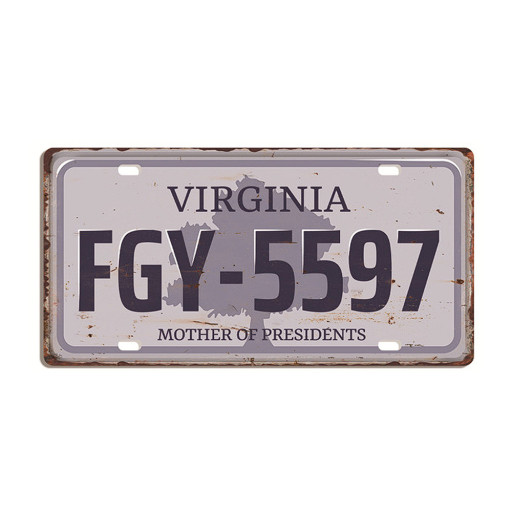
#> input picture img.png, 512 x 512 px
$ python main.py
#> lines starting #> are read from the running program, lines starting #| are printed output that depends on the picture
import cv2
import numpy as np
import pytesseract

# 이미지 업로드
src = cv2.imread('img.png')
#> src is the input picture: shape (512, 512, 3); mean B, G, R 216.7, 214.8, 219.3

# 이미지 사이즈 조정
scale_percent = 50  # adjust the scale factor as needed
width = int(src.shape[1] * scale_percent / 100)
#> width = 256
height = int(src.shape[0] * scale_percent / 100)
#> height = 256
src = cv2.resize(src, (width, height))
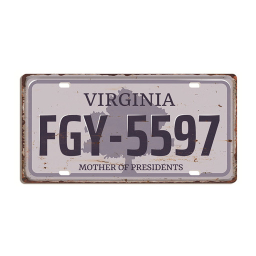
#> src: shape (256, 256, 3); mean B, G, R 216.8, 214.9, 219.4

# 마우스 구역 지정
#> (the run stopped early here; a loop or call above may not have finished)
